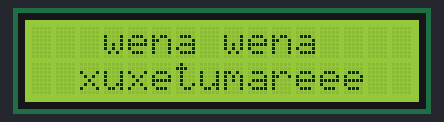
Recording of a sketch running on a simulated Arduino Uno, built with avr-gcc and run on an emulated ATmega328P. Parts: 16×2 character LCD.

Above: at 0.2 s.
At 3.7 s:
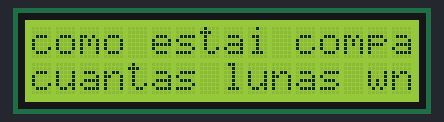
At 7.3 s:
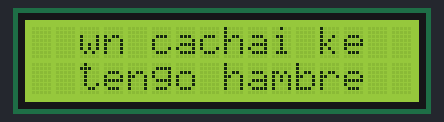
At 14.3 s:
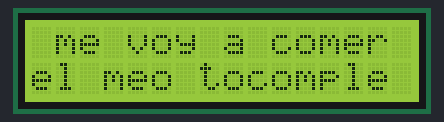
At 17.8 s:
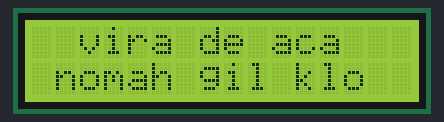
At 35.5 s:
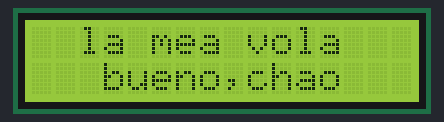

The sketch:

DISPLAY_LCD.ino
```cpp
#include <Wire.h>
#include <LiquidCrystal_I2C.h>

LiquidCrystal_I2C lcd(0x3F,16,2);  // set the LCD address to 0x3F for a 16 chars and 2 line display

void setup()
{
  lcd.init();                      // initialize the lcd
  lcd.init();
  // Print a message to the LCD.
  lcd.backlight();
}


void loop(){
  lcd.setCursor(3,0);
  lcd.print("wena wena");
  lcd.setCursor(2,1);
  lcd.print("xuxetumareee");
  delay(3000);
  lcd.clear();
  delay(500);

  lcd.setCursor(0,0);
  lcd.print("como estai compaaa?");
  lcd.setCursor(0,1);
  lcd.print("cuantas lunas wn?");
  delay(3000);
  lcd.clear();
  delay(500);

  lcd.setCursor(2,0);
  lcd.print("wn cachai ke");
  lcd.setCursor(2,1);
  lcd.print("tengo hambre");
  delay(3000);
  lcd.clear();
  delay(500);

  lcd.setCursor(2,0);
  lcd.print("la mea vola");
  lcd.setCursor(3,1);
  lcd.print("bueno,chao");
  delay(3000);
  lcd.clear();
  delay(500);

  lcd.setCursor(1,0);
  lcd.print("me voy a comer");
  lcd.setCursor(0,1);
  lcd.print("el meo tocomple");
  delay(3000);
  lcd.clear();
  delay(500);

  lcd.setCursor(2,0);
  lcd.print("vira de aca");
  lcd.setCursor(1,1);
  lcd.print("nomah gil klo");
  delay(3000);
  lcd.clear();
  delay(500);

  lcd.setCursor(2,0);
  lcd.print("no hay ni una");
  lcd.setCursor(1,1);
  lcd.print("wea pa voh aqui");
  delay(3000);
  lcd.clear();
  delay(500);


}
```

Measured:
- what the display in image 1 shows lasts 3.0 s, from 3.7 s to 6.7 s
